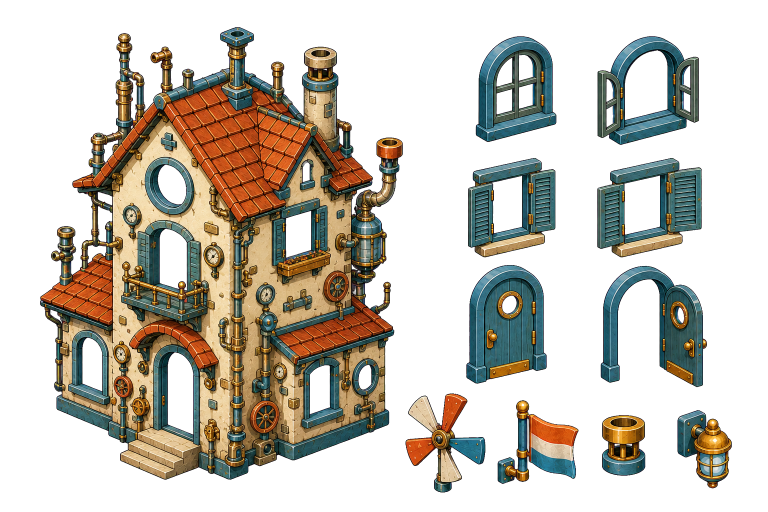
#> input picture assets/model-library/house/v1/house-interactive-world-v1.png, 1536 x 1024 px (shown at 1/2 size)
$ python build-house-v2-components.py
#> lines starting #> are read from the running program, lines starting #| are printed output that depends on the picture
#> in main, sheet is the input picture: PIL image 1536x1024 RGBA; mean R, G, B, A 46.6, 41.4, 31.5, 101.1
#!/usr/bin/env python3
"""Build the remaining main-house components on the canonical 780x975 canvas."""

from __future__ import annotations

import shutil
from pathlib import Path

from PIL import Image, ImageDraw


ROOT = Path(__file__).resolve().parents[1]
PACKAGE = ROOT / "assets/model-library/house/v2"
RUNTIME = ROOT / "src/assets/images/world/house/v2"
SHEET = ROOT / "assets/model-library/house/v1/house-interactive-world-v1.png"
MOTION = ROOT / "assets/model-library/house/experiments/keyframes"
CANVAS = (780, 975)


def save_both(image: Image.Image, name: str) -> None:
    image.save(PACKAGE / name, optimize=True)
    image.save(RUNTIME / name, optimize=True)


def tight_crop(image: Image.Image, box: tuple[int, int, int, int]) -> Image.Image:
#> called with box = (930, 55, 1130, 300)
    crop = image.crop(box)
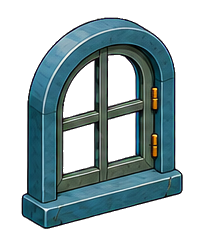
#> crop: PIL image 200x245 RGBA; mean R, G, B, A 25.8, 42.4, 45.6, 113.1; transparent parts drawn white
    bbox = crop.getchannel("A").getbbox()
#> bbox = (21, 17, 183, 229)
    if bbox is None:
        raise ValueError(f"No visible artwork in source box {box}")
    return crop.crop(bbox)


def place(canvas: Image.Image, asset: Image.Image, rect: tuple[int, int, int, int]) -> None:
    x, y, width, height = rect
    resized = asset.resize((width, height), Image.Resampling.LANCZOS)
    canvas.alpha_composite(resized, (x, y))


def place_full_frame(canvas: Image.Image, path: Path, rect: tuple[int, int, int, int]) -> None:
    place(canvas, Image.open(path).convert("RGBA"), rect)


def window_layers(sheet: Image.Image) -> tuple[Image.Image, Image.Image, Image.Image]:
    arch_closed = tight_crop(sheet, (930, 55, 1130, 300))
    arch_open = tight_crop(sheet, (1170, 55, 1425, 305))
#> call 2 of tight_crop, with box = (1170, 55, 1425, 305)
#> in tight_crop (call 2), `crop = image.crop(box)`:
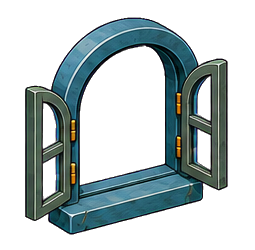
#> crop: PIL image 255x250 RGBA; mean R, G, B, A 21.9, 33.3, 34.6, 91.5; transparent parts drawn white
#> in tight_crop (call 2), `bbox = crop.getchannel("A").getbbox()`: bbox = (25, 17, 228, 235)
    shutter_closed = tight_crop(sheet, (920, 300, 1130, 530))
#> call 3 of tight_crop, with box = (920, 300, 1130, 530)
#> in tight_crop (call 3), `crop = image.crop(box)`:
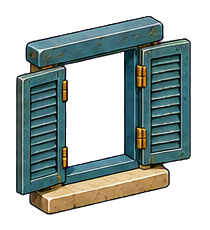
#> crop: PIL image 210x230 RGBA; mean R, G, B, A 37.9, 48.9, 46.2, 119.4; transparent parts drawn white
#> in tight_crop (call 3), `bbox = crop.getchannel("A").getbbox()`: bbox = (16, 16, 191, 215)
    shutter_open = tight_crop(sheet, (1170, 300, 1430, 530))
#> call 4 of tight_crop, with box = (1170, 300, 1430, 530)
#> in tight_crop (call 4), `crop = image.crop(box)`:
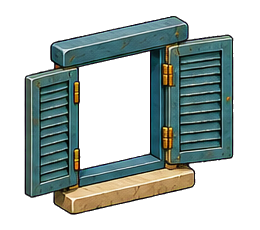
#> crop: PIL image 260x230 RGBA; mean R, G, B, A 34.7, 45.2, 42.3, 109.2; transparent parts drawn white
#> in tight_crop (call 4), `bbox = crop.getchannel("A").getbbox()`: bbox = (24, 16, 234, 215)
#> in tight_crop (call 4), `return crop.crop(bbox)`:
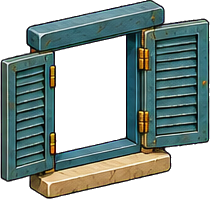
#> returned value: PIL image 210x199 RGBA; mean R, G, B, A 49.6, 64.6, 60.5, 156.3; transparent parts drawn white

    closed = Image.new("RGBA", CANVAS, (0, 0, 0, 0))
#> closed: PIL image 780x975 RGBA; every value is 0
    opened = Image.new("RGBA", CANVAS, (0, 0, 0, 0))
    backplates = Image.new("RGBA", CANVAS, (0, 0, 0, 0))

    # Full window sprites deliberately underlap the house shell. The shell's
    # permanent casings act as the final stencil and conceal every seam.
    arch_targets = [
        (263, 399, 105, 164),  # balcony arch
        (74, 615, 112, 151),   # left wing arch
        (552, 665, 105, 143),  # right wing arch
    ]
    for target in arch_targets:
        place(closed, arch_closed, target)
        place(opened, arch_open, target)
    place(closed, shutter_closed, (486, 380, 112, 116))
    place(opened, shutter_open, (486, 380, 112, 116))

    draw = ImageDraw.Draw(backplates)
    for box in ((250, 282, 353, 360), (274, 410, 358, 557), (91, 625, 176, 754),
                (504, 392, 582, 476), (565, 671, 649, 802), (668, 674, 737, 755)):
        draw.rounded_rectangle(box, radius=18, fill=(13, 36, 42, 255))
    return closed, opened, backplates


def mounted_layers() -> dict[str, Image.Image]:
    layers = {name: Image.new("RGBA", CANVAS, (0, 0, 0, 0)) for name in (
        "turbine-mast-v2.png", "turbine-rotor-v2.png", "turbine-hub-v2.png",
        "roof-flag-v2.png", "wall-lamp-off-v2.png", "wall-lamp-on-v2.png",
        "clock-base-v2.png",
    )}

    turbine_rect = (250, 20, 200, 147)
    place_full_frame(layers["turbine-mast-v2.png"], MOTION / "turbine-mast-v2.png", turbine_rect)
    place_full_frame(layers["turbine-rotor-v2.png"], MOTION / "turbine-rotor-canonical-v2.png", turbine_rect)
    place_full_frame(layers["turbine-hub-v2.png"], MOTION / "turbine-hub-v2.png", turbine_rect)
    place_full_frame(layers["roof-flag-v2.png"], MOTION / "flag-v2-frame-01.png", (500, 40, 180, 124))
    place_full_frame(layers["wall-lamp-off-v2.png"], MOTION / "lamp-v2-frame-01.png", (430, 570, 105, 75))
    place_full_frame(layers["wall-lamp-on-v2.png"], MOTION / "lamp-v2-frame-02.png", (430, 570, 105, 75))
    place_full_frame(layers["clock-base-v2.png"], MOTION / "clock-base-v2.png", (355, 442, 99, 60))
    return layers


def main() -> None:
    PACKAGE.mkdir(parents=True, exist_ok=True)
    RUNTIME.mkdir(parents=True, exist_ok=True)
    sheet = Image.open(SHEET).convert("RGBA")
    closed, opened, backplates = window_layers(sheet)
    save_both(backplates, "window-backplates-v2.png")
    save_both(closed, "windows-closed-v2.png")
    save_both(opened, "windows-open-v2.png")
    for name, layer in mounted_layers().items():
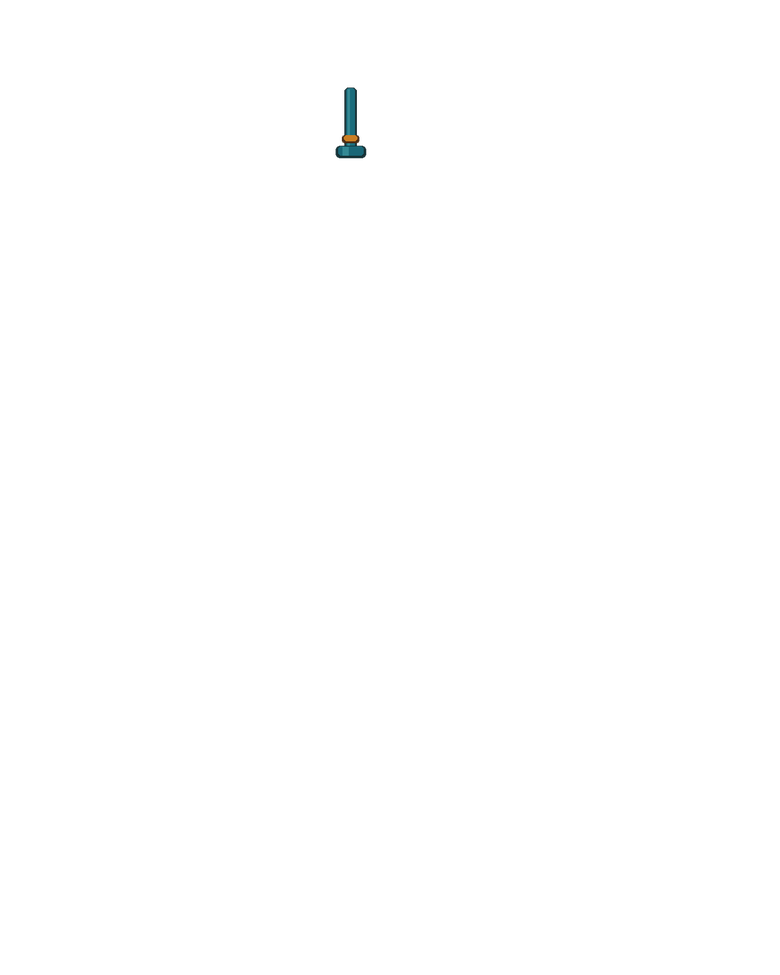
#> input picture assets/model-library/house/v2/turbine-mast-v2.png, 780 x 975 px, found by its file name
#> in place (call 9), `x, y, width, height = rect`: x = 250; y = 20; width = 200; height = 147
#> in place (call 9), `resized = asset.resize((width, height), Image.Resampling.LANCZOS)`:
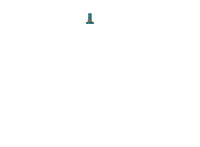
#> resized: PIL image 200x147 RGBA; mean R, G, B, A 0.1, 0.2, 0.2, 0.4; transparent parts drawn white
        save_both(layer, name)
    shutil.copy2(PACKAGE / "house-v2.json", RUNTIME / "house-v2.json")
    print("Built window states and foreground-mounted house components on 780x975 canvas")


if __name__ == "__main__":
#> (the run stopped early here; a loop or call above may not have finished)
